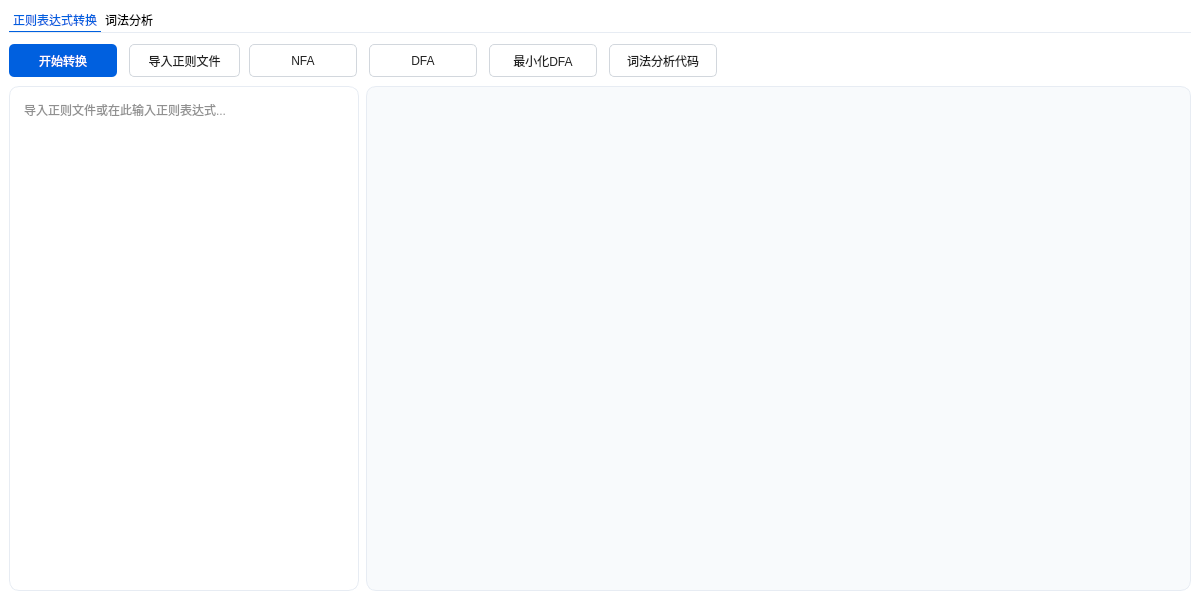
<?xml version="1.0" encoding="UTF-8"?>
<ui version="4.0">
 <class>MainWindow</class>
 <widget class="QMainWindow" name="MainWindow">
  <property name="geometry">
   <rect>
    <x>0</x>
    <y>0</y>
    <width>1200</width>
    <height>600</height>
   </rect>
  </property>
  <property name="minimumSize">
   <size>
    <width>1200</width>
    <height>600</height>
   </size>
  </property>
  <property name="windowTitle">
   <string>正则表达式到DFA图转换器</string>
  </property>
  <property name="styleSheet">
   <string notr="true">background-color: rgb(255, 255, 255);
font: 10pt &quot;微软雅黑&quot;;</string>
  </property>
  <widget class="QWidget" name="centralwidget">
   <layout class="QVBoxLayout" name="verticalLayout">
    <item>
     <widget class="QTabWidget" name="tabWidget">
      <property name="layoutDirection">
       <enum>Qt::LayoutDirection::LeftToRight</enum>
      </property>
      <property name="autoFillBackground">
       <bool>false</bool>
      </property>
      <property name="styleSheet">
       <string notr="true">QTabWidget::pane { /* The tab widget frame */
  border: none;
  border-top: 1px solid rgb(231, 236, 243);
  border-radius: 0px;
}

/* Style the tab using the tab sub-control. Note that
    it reads QTabBar _not_ QTabWidget */
QTabBar::tab {
    background-color: none;
    border-radius: 0px;
    min-width: 16ex;
    padding: 4px;
}

QTabBar::tab:selected {
    background-color: none;
    color: #0060DF;
    border-bottom: 1px solid #0060DF;
}

QTabBar::tab:hover {
    color: #0060DF;
}

QTabBar::tab:!selected {
    margin-bottom: 1px;
}</string>
      </property>
      <property name="tabPosition">
       <enum>QTabWidget::TabPosition::North</enum>
      </property>
      <property name="tabShape">
       <enum>QTabWidget::TabShape::Rounded</enum>
      </property>
      <property name="currentIndex">
       <number>0</number>
      </property>
      <widget class="QWidget" name="tab_regex">
       <attribute name="title">
        <string>正则表达式转换</string>
       </attribute>
       <layout class="QVBoxLayout" name="verticalLayout_4">
        <property name="spacing">
         <number>7</number>
        </property>
        <property name="leftMargin">
         <number>0</number>
        </property>
        <property name="topMargin">
         <number>11</number>
        </property>
        <property name="rightMargin">
         <number>0</number>
        </property>
        <property name="bottomMargin">
         <number>0</number>
        </property>
        <item>
         <widget class="QWidget" name="widget" native="true">
          <property name="minimumSize">
           <size>
            <width>0</width>
            <height>35</height>
           </size>
          </property>
          <property name="maximumSize">
           <size>
            <width>16777215</width>
            <height>35</height>
           </size>
          </property>
          <widget class="QPushButton" name="pushButton_do_convert">
           <property name="geometry">
            <rect>
             <x>0</x>
             <y>0</y>
             <width>108</width>
             <height>33</height>
            </rect>
           </property>
           <property name="styleSheet">
            <string notr="true">QPushButton {
    background-color: #0060DF;
    color: #ffffff;
    border-radius: 5px;
}

QPushButton:hover {
    background-color: #1576ff;
}</string>
           </property>
           <property name="text">
            <string>开始转换</string>
           </property>
          </widget>
          <widget class="QPushButton" name="pushButton_show_nfa">
           <property name="geometry">
            <rect>
             <x>240</x>
             <y>0</y>
             <width>108</width>
             <height>33</height>
            </rect>
           </property>
           <property name="styleSheet">
            <string notr="true">QPushButton {
    background-color: #ffffff;
    color: #222222;
    border-radius: 5px;
    border: 1px solid #d2d7dd;
}

QPushButton:hover {
    background-color: #f5f5f5;
}</string>
           </property>
           <property name="text">
            <string>NFA</string>
           </property>
          </widget>
          <widget class="QPushButton" name="pushButton_show_dfa">
           <property name="geometry">
            <rect>
             <x>360</x>
             <y>0</y>
             <width>108</width>
             <height>33</height>
            </rect>
           </property>
           <property name="styleSheet">
            <string notr="true">QPushButton {
    background-color: #ffffff;
    color: #222222;
    border-radius: 5px;
    border: 1px solid #d2d7dd;
}

QPushButton:hover {
    background-color: #f5f5f5;
}</string>
           </property>
           <property name="text">
            <string>DFA</string>
           </property>
          </widget>
          <widget class="QPushButton" name="pushButton_show_mdfa">
           <property name="geometry">
            <rect>
             <x>480</x>
             <y>0</y>
             <width>108</width>
             <height>33</height>
            </rect>
           </property>
           <property name="styleSheet">
            <string notr="true">QPushButton {
    background-color: #ffffff;
    color: #222222;
    border-radius: 5px;
    border: 1px solid #d2d7dd;
}

QPushButton:hover {
    background-color: #f5f5f5;
}</string>
           </property>
           <property name="text">
            <string>最小化DFA</string>
           </property>
          </widget>
          <widget class="QPushButton" name="pushButton_import_regex">
           <property name="geometry">
            <rect>
             <x>120</x>
             <y>0</y>
             <width>111</width>
             <height>33</height>
            </rect>
           </property>
           <property name="styleSheet">
            <string notr="true">QPushButton {
    background-color: #ffffff;
    color: #222222;
    border-radius: 5px;
    border: 1px solid #d2d7dd;
}

QPushButton:hover {
    background-color: #f5f5f5;
}</string>
           </property>
           <property name="text">
            <string>导入正则文件</string>
           </property>
          </widget>
          <widget class="QPushButton" name="pushButton_show_code">
           <property name="geometry">
            <rect>
             <x>600</x>
             <y>0</y>
             <width>108</width>
             <height>33</height>
            </rect>
           </property>
           <property name="styleSheet">
            <string notr="true">QPushButton {
    background-color: #ffffff;
    color: #222222;
    border-radius: 5px;
    border: 1px solid #d2d7dd;
}

QPushButton:hover {
    background-color: #f5f5f5;
}</string>
           </property>
           <property name="text">
            <string>词法分析代码</string>
           </property>
          </widget>
         </widget>
        </item>
        <item>
         <layout class="QHBoxLayout" name="horizontalLayout_2">
          <property name="spacing">
           <number>7</number>
          </property>
          <item>
           <widget class="QPlainTextEdit" name="input_area">
            <property name="sizePolicy">
             <sizepolicy hsizetype="Expanding" vsizetype="Preferred">
              <horstretch>0</horstretch>
              <verstretch>0</verstretch>
             </sizepolicy>
            </property>
            <property name="maximumSize">
             <size>
              <width>350</width>
              <height>16777215</height>
             </size>
            </property>
            <property name="styleSheet">
             <string notr="true">QPlainTextEdit {
    background-color: rgb(255, 255, 255);
    border: 1px solid rgb(231, 236, 243);
    border-radius: 10px;
    padding: 10px;
    color: #222222;
    font: 12pt &quot;Courier&quot;;
}

QPlainTextEdit:hover {
    border: 1px solid rgba(0, 110, 255, 0.5);
}

QScrollBar:vertical {
  border: none;
  background: #f5f5f5;
  width: 10px;
  margin: 0px;
  border-radius: 5px;
}

QScrollBar::handle:vertical {
  background: #999;
  min-height: 20px;
  border-radius: 5px;
}

QScrollBar::handle:vertical:hover {
  background: #888;
}

QScrollBar::add-line:vertical, QScrollBar::sub-line:vertical {
  background: none;
  width: 0px;
  height: 0px;
}

QScrollBar::up-arrow:vertical, QScrollBar::down-arrow:vertical {
  background: #888;
  width: 10px;
  height: 10px;
}</string>
            </property>
            <property name="documentTitle">
             <string/>
            </property>
            <property name="placeholderText">
             <string>导入正则文件或在此输入正则表达式...</string>
            </property>
           </widget>
          </item>
          <item>
           <widget class="QScrollArea" name="output_area">
            <property name="styleSheet">
             <string notr="true">QScrollArea {
background-color: rgb(248, 250, 252);
border: 1px solid rgb(231, 236, 243);
border-radius: 10px;
padding: 10px;
color: #2c3e50;
}

QWidget {
background-color: rgb(248, 250, 252);
}

QPushButton {
    background-color: #ffffff;
    color: #222222;
    border-radius: 5px;
    border: 1px solid #d2d7dd; 
    height: 20px;
}

QLabel {
    font: 12pt &quot;Courier&quot;;
}


QTableWidget {
    background-color: #ffffff;
    color: #222222;
    border-radius: 10px;
    border: 1px solid #d2d7dd;
    padding: 10px;
}

QPlainTextEdit {
    background-color: #ffffff;
    color: #222222;
    border-radius: 10px;
    border: 1px solid #d2d7dd;
    padding: 10px;
    font: 10pt &quot;Courier&quot;;
}

QPushButton:hover {
    background-color: #f5f5f5;
}

QScrollBar {
  border: none;
  background: #f5f5f5;
  width: 10px;
  margin: 0px;
  border-radius: 5px;
}

QScrollBar::handle:vertical {
  background: #999;
  min-height: 20px;
  border-radius: 5px;
}

QScrollBar::handle:vertical:hover {
  background: #888;
}

QScrollBar::add-line:vertical, QScrollBar::sub-line:vertical {
  background: none;
  width: 0px;
  height: 0px;
}

QScrollBar::up-arrow:vertical, QScrollBar::down-arrow:vertical {
  background: #888;
  width: 10px;
  height: 10px;
}</string>
            </property>
            <property name="widgetResizable">
             <bool>true</bool>
            </property>
            <widget class="QWidget" name="scrollAreaWidgetContents_2">
             <property name="geometry">
              <rect>
               <x>0</x>
               <y>0</y>
               <width>797</width>
               <height>469</height>
              </rect>
             </property>
            </widget>
           </widget>
          </item>
         </layout>
        </item>
       </layout>
      </widget>
      <widget class="QWidget" name="tab_lex">
       <property name="maximumSize">
        <size>
         <width>16777215</width>
         <height>16777215</height>
        </size>
       </property>
       <attribute name="title">
        <string>词法分析</string>
       </attribute>
       <layout class="QVBoxLayout" name="verticalLayout_2">
        <property name="leftMargin">
         <number>0</number>
        </property>
        <property name="rightMargin">
         <number>0</number>
        </property>
        <property name="bottomMargin">
         <number>0</number>
        </property>
        <item>
         <widget class="QWidget" name="widget_2" native="true">
          <property name="minimumSize">
           <size>
            <width>0</width>
            <height>35</height>
           </size>
          </property>
          <property name="maximumSize">
           <size>
            <width>16777215</width>
            <height>35</height>
           </size>
          </property>
          <widget class="QPushButton" name="pushButton_import_lex_source">
           <property name="geometry">
            <rect>
             <x>0</x>
             <y>0</y>
             <width>108</width>
             <height>33</height>
            </rect>
           </property>
           <property name="styleSheet">
            <string notr="true">QPushButton {
    background-color: #0060DF;
    color: #ffffff;
    border-radius: 5px;
}

QPushButton:hover {
    background-color: #1576ff;
}</string>
           </property>
           <property name="text">
            <string>导入源代码</string>
           </property>
          </widget>
          <widget class="QPushButton" name="pushButton_do_lex">
           <property name="geometry">
            <rect>
             <x>120</x>
             <y>0</y>
             <width>108</width>
             <height>33</height>
            </rect>
           </property>
           <property name="styleSheet">
            <string notr="true">QPushButton {
    background-color: #ffffff;
    color: #222222;
    border-radius: 5px;
    border: 1px solid #d2d7dd;
}

QPushButton:hover {
    background-color: #f5f5f5;
}</string>
           </property>
           <property name="text">
            <string>开始解析</string>
           </property>
          </widget>
          <widget class="QLabel" name="label">
           <property name="geometry">
            <rect>
             <x>360</x>
             <y>0</y>
             <width>531</width>
             <height>33</height>
            </rect>
           </property>
           <property name="text">
            <string>请先在正则表达式转换页面转换得到源代码，再在此处分析</string>
           </property>
          </widget>
         </widget>
        </item>
        <item>
         <layout class="QHBoxLayout" name="horizontalLayout_3">
          <item>
           <widget class="QPlainTextEdit" name="input_area_lex">
            <property name="sizePolicy">
             <sizepolicy hsizetype="Expanding" vsizetype="Preferred">
              <horstretch>0</horstretch>
              <verstretch>0</verstretch>
             </sizepolicy>
            </property>
            <property name="maximumSize">
             <size>
              <width>350</width>
              <height>16777215</height>
             </size>
            </property>
            <property name="styleSheet">
             <string notr="true">QPlainTextEdit {
    background-color: rgb(255, 255, 255);
    border: 1px solid rgb(231, 236, 243);
    border-radius: 10px;
    padding: 10px;
    color: #222222;
    font: 12pt &quot;Courier&quot;;
}

QPlainTextEdit:hover {
    border: 1px solid rgba(0, 110, 255, 0.5);
}

QScrollBar:vertical {
  border: none;
  background: #f5f5f5;
  width: 10px;
  margin: 0px;
  border-radius: 5px;
}

QScrollBar::handle:vertical {
  background: #999;
  min-height: 20px;
  border-radius: 5px;
}

QScrollBar::handle:vertical:hover {
  background: #888;
}

QScrollBar::add-line:vertical, QScrollBar::sub-line:vertical {
  background: none;
  width: 0px;
  height: 0px;
}

QScrollBar::up-arrow:vertical, QScrollBar::down-arrow:vertical {
  background: #888;
  width: 10px;
  height: 10px;
}</string>
            </property>
            <property name="placeholderText">
             <string>导入要解析的源代码或在此输入源代码...</string>
            </property>
           </widget>
          </item>
          <item>
           <widget class="QPlainTextEdit" name="output_area_lex">
            <property name="styleSheet">
             <string notr="true">QPlainTextEdit {
    background-color: rgb(248, 250, 252);
    border: 1px solid rgb(231, 236, 243);
    border-radius: 10px;
    padding: 10px;
    color: #222222;
    font: 12pt &quot;Courier&quot;;
}

QScrollBar:vertical {
  border: none;
  background: #f5f5f5;
  width: 10px;
  margin: 0px;
  border-radius: 5px;
}

QScrollBar::handle:vertical {
  background: #999;
  min-height: 20px;
  border-radius: 5px;
}

QScrollBar::handle:vertical:hover {
  background: #888;
}

QScrollBar::add-line:vertical, QScrollBar::sub-line:vertical {
  background: none;
  width: 0px;
  height: 0px;
}

QScrollBar::up-arrow:vertical, QScrollBar::down-arrow:vertical {
  background: #888;
  width: 10px;
  height: 10px;
}</string>
            </property>
            <property name="readOnly">
             <bool>true</bool>
            </property>
           </widget>
          </item>
         </layout>
        </item>
       </layout>
      </widget>
     </widget>
    </item>
   </layout>
  </widget>
 </widget>
 <resources/>
 <connections/>
</ui>
